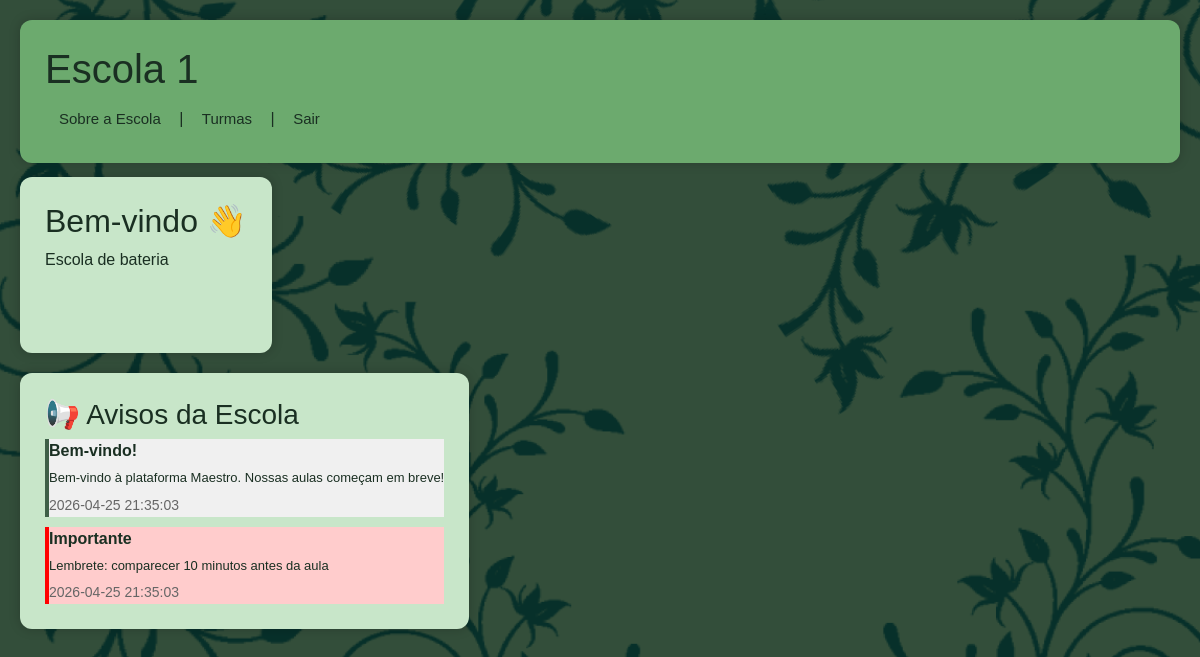
/escola (signed in), run on the app's committed database.
### tables this page shows
CREATE TABLE Escola (
    id_escola INTEGER PRIMARY KEY AUTOINCREMENT,
    nome TEXT NOT NULL,
    email TEXT NOT NULL UNIQUE,
    senha TEXT NOT NULL,
    endereco TEXT,
    latitude REAL,
    longitude REAL,
    telefone TEXT,
    descricao TEXT
);

CREATE TABLE Aviso_Escola (
    id_aviso INTEGER PRIMARY KEY AUTOINCREMENT,
    titulo TEXT,
    conteudo TEXT NOT NULL,
    prioridade TEXT CHECK(prioridade IN ('normal', 'urgente')),
    arquivo TEXT,
    id_escola INTEGER NOT NULL,
    id_admin INTEGER NOT NULL,
    data_criacao TEXT,
    data_atualizacao TEXT,
    ativo BOOLEAN DEFAULT 1,
    FOREIGN KEY (id_escola) REFERENCES Escola(id_escola),
    FOREIGN KEY (id_admin) REFERENCES Admin_Escola(id_admin)
);

### app.py (the view)
@app.route("/escola")
def escola():
    if "aluno_id" not in session:
        return redirect("/")
    id_escola = session["id_escola"]
    escola = model.buscar_escola(id_escola)
    avisos = model.listar_avisos_escola(id_escola)
    return render_template("escola.html", escola=escola, avisos=avisos)

### model.py (called while the page is built)
def conectar():
    return sqlite3.connect("escola.db")

def buscar_escola(id_escola):
    conn = conectar()
    cursor = conn.cursor()
    cursor.execute("""
    SELECT nome, descricao, endereco, telefone
    FROM Escola
    WHERE id_escola = ?
    """, (id_escola,))
    escola = cursor.fetchone()
    conn.close()
    return escola

def listar_avisos_escola(id_escola):
    conn = conectar()
    cursor = conn.cursor()
    cursor.execute("""
    SELECT id_aviso, titulo, conteudo, prioridade, arquivo, id_admin, data_criacao, data_atualizacao
    FROM Aviso_Escola
    WHERE id_escola = ? AND ativo = 1
    ORDER BY data_criacao DESC
    """, (id_escola,))
    avisos = cursor.fetchall()
    conn.close()
    return avisos

### templates/escola.html (shortened to what this page needs)
<!DOCTYPE html>
<html lang="pt-br">
<head>
    <link href="https://cdn.jsdelivr.net/npm/bootstrap@5.3.8/dist/css/bootstrap.min.css" rel="stylesheet">
    <link rel="stylesheet" href="/static/style.css">
</head>
<body>
<div id="container1">
    <div id="divtopo" >
        <h1>{{ escola[0] }}</h1>
        <nav>
            <a href="#" onclick="toggleSobre()">Sobre a Escola</a> |
            <a href="/turmas">Turmas</a> |
            <a href="/logout">Sair</a>
        </nav>
    </div>
    <div style="display: flex;flex-direction: row;">
        <div id="subbox" style="height: 176.33px; width: max-content; ">
            <div>
                <h2>Bem-vindo 👋</h2>
                <p>{{ escola[1] }}</p>
            </div>
        </div>
    </div>
    <div id="subbox" style="display: flex; flex-direction: column; width: max-content; margin-top: 20px;">
        <h3>📢 Avisos da Escola</h3>
        <div style="max-height: 300px; overflow-y: auto; display: flex; flex-direction: column; gap: 10px;">
            {% if avisos %}
                {% for aviso in avisos %}
                <div class="aviso {% if aviso[3] == 'urgente' %}urgente{% endif %}">
                    <strong>{{ aviso[1] or 'Aviso' }}</strong>
                    <p style="margin: 5px 0; font-size: 13px;">{{ aviso[2] }}</p>
                    <small style="color: #666;">{{ aviso[6] }}</small>
                </div>
                {% endfor %}
            {% else %}
                <p><i>Nenhum aviso no momento.</i></p>
            {% endif %}
        </div>
    </div>
</div>
</body>
</html>

### static/style.css (style rules this page uses)
:root { --verde-principal: #3E5F47; --verde-secundario: #6caa6e; --verde-hover: #6AAE70; --verde-medio: #588A5B; --fundo-claro: #C8E6C9; --fundo-suave: #DFECE0; --texto-escuro: #1A2F22; --texto-claro: #F4F4F4; --sombra: rgba(0,0,0,0.2); }
body { margin: 0; padding: 20px; font-family: 'Lucida Sans', 'Lucida Sans Regular', 'Lucida Grande', 'Lucida Sans Unicode', Geneva, Verdana, sans-serif; background-color: var(--verde-principal); background-image: url(/static/img/fundomaestro.png); background-size: cover; background-position: center; color: var(--texto-claro); }
a { display: inline-block; padding: 7px 14px; color: var(--texto-escuro); text-decoration: none; border-radius: 6px; font-size: 15px; }
#divtopo { background-color: var(--verde-secundario); color: var(--texto-escuro); padding: 25px; border-radius: 12px; margin-bottom: 14px; box-shadow: 0 0 12px var(--sombra); }
#subbox { background-color: var(--fundo-claro); color: var(--texto-escuro); width: 1200px; padding: 25px; border-radius: 12px; display: flex; box-shadow: 0 0 12px var(--sombra); }
.aviso { background: #f0f0f0; border-left: 4px solid #3E5F47; }
.aviso.urgente { background: #ffcccc; border-left: 4px solid #ff0000; }

### data on the page
Escola: nome "Escola 1", descricao "Escola de bateria"
Aviso_Escola: titulo "Bem-vindo!", conteudo "Bem-vindo à plataforma Maestro. Nossas aulas começam em breve!", data_criacao "2026-04-25 21:35:03"
Aviso_Escola: titulo "Importante", conteudo "Lembrete: comparecer 10 minutos antes da aula", data_criacao "2026-04-25 21:35:03"
